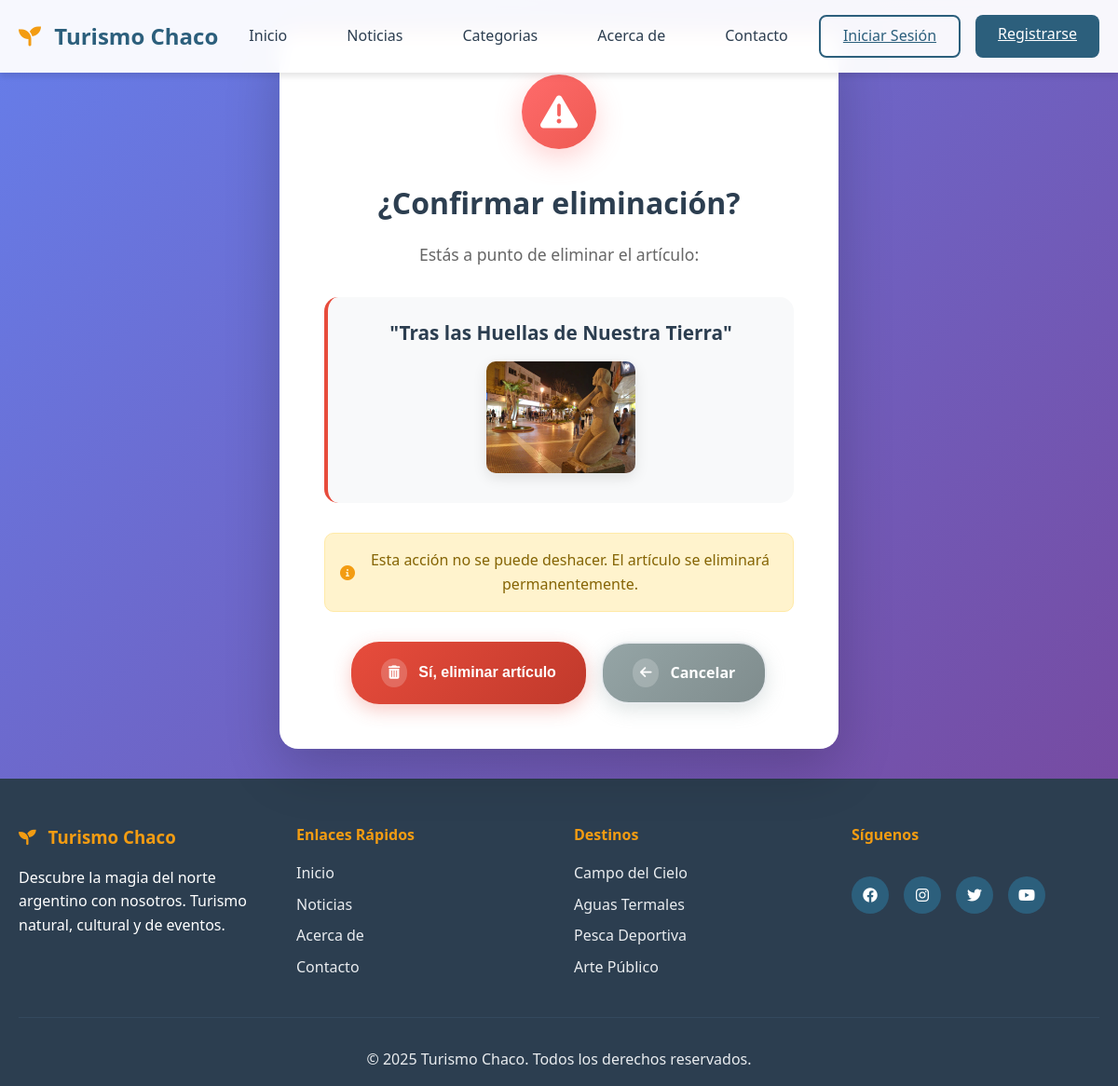
/Articulos/Eliminar/7/, run on the app's committed database.
### apps/articulos/models.py (models this page shows, shortened)
class Articulo(models.Model):
    creado = models.DateTimeField(
        auto_now_add=True
    )
    modificado = models.DateTimeField(
        auto_now=True
    )
    titulo = models.CharField(max_length=50)
    contenido = models.TextField()
    resumen = models.TextField(max_length=300, help_text="Breve descripción del artículo")
    imagen_destacada = models.ImageField(upload_to='articulos', blank=True, null=True)
    tags = models.CharField(max_length=200, blank=True, help_text="Separar con comas")
    categoria= models.ForeignKey(Categoria, null=True, on_delete=models.CASCADE)

### apps/articulos/views.py (the view)
# urls.py: path('Eliminar/<int:pk>/', views.Borrar_Articulo.as_view(), name='path_borrar_articulo'),
class Borrar_Articulo(DeleteView):
    model = Articulo
    success_url = reverse_lazy("articulos:path_listar_articulos")

### templates/articulos/articulo_confirm_delete.html (shortened to what this page needs)
{% extends 'base.html' %}
{% load static %}
{% block contenido_cuerpo %}
<section class="delete-confirmation-section">
    <div class="container">
        <div class="delete-confirmation-container">
            <div class="warning-icon">
                <i class="fas fa-exclamation-triangle"></i>
            </div>
            <div class="confirmation-content">
                <h2 class="confirmation-title">¿Confirmar eliminación?</h2>
                <p class="confirmation-message">
                    Estás a punto de eliminar el artículo:
                </p>
                <div class="article-preview">
                    <h3>"{{ object.titulo }}"</h3>
                    {% if object.imagen_destacada %}
                        <img src="{{ object.imagen_destacada.url }}" alt="{{ object.titulo }}" class="preview-image">
                    {% endif %}
                </div>
                <p class="warning-text">
                    <i class="fas fa-info-circle"></i>
                    Esta acción no se puede deshacer. El artículo se eliminará permanentemente.
                </p>
            </div>
            <form method="post" class="confirmation-form">
                <div class="button-group">
                    <button type="submit" class="btn-confirm">
                        <i class="fas fa-trash-alt"></i>
                        Sí, eliminar artículo
                    </button>
                    <a href="{% url 'articulos:path_listar_articulos' %}" class="btn-cancel">
                        <i class="fas fa-arrow-left"></i>
                        Cancelar
                    </a>
                </div>
            </form>
        </div>
    </div>
</section>
{% endblock contenido_cuerpo %}

### static/css/styles.css (style rules this page uses)
* { margin: 0; padding: 0; box-sizing: border-box; }
:root { --primary-color: #2c5f7c; --secondary-color: #4a9ebb; --accent-color: #f39c12; --text-dark: #2c3e50; --text-light: #7f8c8d; --white: #ffffff; --gray-light: #f8f9fa; --gray-medium: #e9ecef; --success-color: #27ae60; --shadow: 0 4px 6px rgba(0, 0, 0, 0.1); --shadow-lg: 0 10px 25px rgba(0, 0, 0, 0.15); --border-radius: 8px; --transition: all 0.3s ease; }
body { font-family: 'Segoe UI', Tahoma, Geneva, Verdana, sans-serif; line-height: 1.6; color: var(--text-dark); overflow-x: hidden; }
.container { max-width: 1200px; margin: 0 auto; padding: 0 20px; }
.btn-cancel { padding: 1rem 2rem; background: transparent; color: var(--text-light); border: 2px solid var(--gray-medium); border-radius: var(--border-radius); font-size: 1rem; font-weight: 600; cursor: pointer; transition: var(--transition); text-decoration: none; display: inline-flex; align-items: center; gap: 0.5rem; }

### templates/articulos/articulo_confirm_delete.html (style rules this page uses)
.delete-confirmation-section { min-height: 100vh; background: linear-gradient(135deg, #667eea 0%, #764ba2 100%); display: flex; align-items: center; padding: 2rem 0; }
.delete-confirmation-container { background: white; border-radius: 20px; padding: 3rem; max-width: 600px; margin: 0 auto; box-shadow: 0 20px 60px rgba(0, 0, 0, 0.2); text-align: center; position: relative; overflow: hidden; }
.delete-confirmation-container::before { content: ''; position: absolute; top: 0; left: 0; right: 0; height: 5px; background: linear-gradient(90deg, #e74c3c, #f39c12, #e74c3c); }
.warning-icon { background: linear-gradient(135deg, #ff6b6b, #ee5a52); width: 80px; height: 80px; border-radius: 50%; display: flex; align-items: center; justify-content: center; margin: 0 auto 2rem; box-shadow: 0 10px 30px rgba(255, 107, 107, 0.3); animation: pulse 2s infinite; }
.warning-icon i { font-size: 2.5rem; color: white; }
.confirmation-title { font-size: 2rem; font-weight: 700; color: #2c3e50; margin-bottom: 1rem; }
.confirmation-message { font-size: 1.1rem; color: #666; margin-bottom: 1.5rem; }
.article-preview { background: #f8f9fa; border-radius: 15px; padding: 1.5rem; margin: 2rem 0; border-left: 4px solid #e74c3c; }
.article-preview h3 { font-size: 1.3rem; font-weight: 600; color: #2c3e50; margin-bottom: 1rem; line-height: 1.4; }
.preview-image { max-width: 200px; max-height: 120px; border-radius: 10px; object-fit: cover; box-shadow: 0 5px 15px rgba(0, 0, 0, 0.1); }
.warning-text { background: #fff3cd; border: 1px solid #ffeaa7; border-radius: 10px; padding: 1rem; color: #856404; font-weight: 500; margin: 2rem 0; display: flex; align-items: center; gap: 0.5rem; justify-content: center; }
.warning-text i { color: #f39c12; }
.confirmation-form { margin-top: 2rem; }
.button-group { display: flex; gap: 1rem; justify-content: center; flex-wrap: wrap; }
.btn-confirm { background: linear-gradient(135deg, #e74c3c, #c0392b); color: white; padding: 1rem 2rem; border: none; border-radius: 30px; font-weight: 600; font-size: 1rem; cursor: pointer; display: inline-flex; align-items: center; gap: 0.75rem; transition: all 0.3s ease; box-shadow: 0 6px 20px rgba(231, 76, 60, 0.3); text-decoration: none; }
.btn-confirm i { background: rgba(255, 255, 255, 0.2); padding: 0.5rem; border-radius: 50%; font-size: 0.9rem; }
.btn-cancel { background: linear-gradient(135deg, #95a5a6, #7f8c8d); color: white; padding: 1rem 2rem; border-radius: 30px; font-weight: 600; font-size: 1rem; display: inline-flex; align-items: center; gap: 0.75rem; transition: all 0.3s ease; box-shadow: 0 6px 20px rgba(149, 165, 166, 0.3); text-decoration: none; }
.btn-cancel i { background: rgba(255, 255, 255, 0.2); padding: 0.5rem; border-radius: 50%; font-size: 0.9rem; }
.delete-confirmation-container { animation: slideInDown 0.5s ease-out; }

### data on the page
Articulo: titulo "Tras las Huellas de Nuestra Tierra", imagen_destacada (picture)
